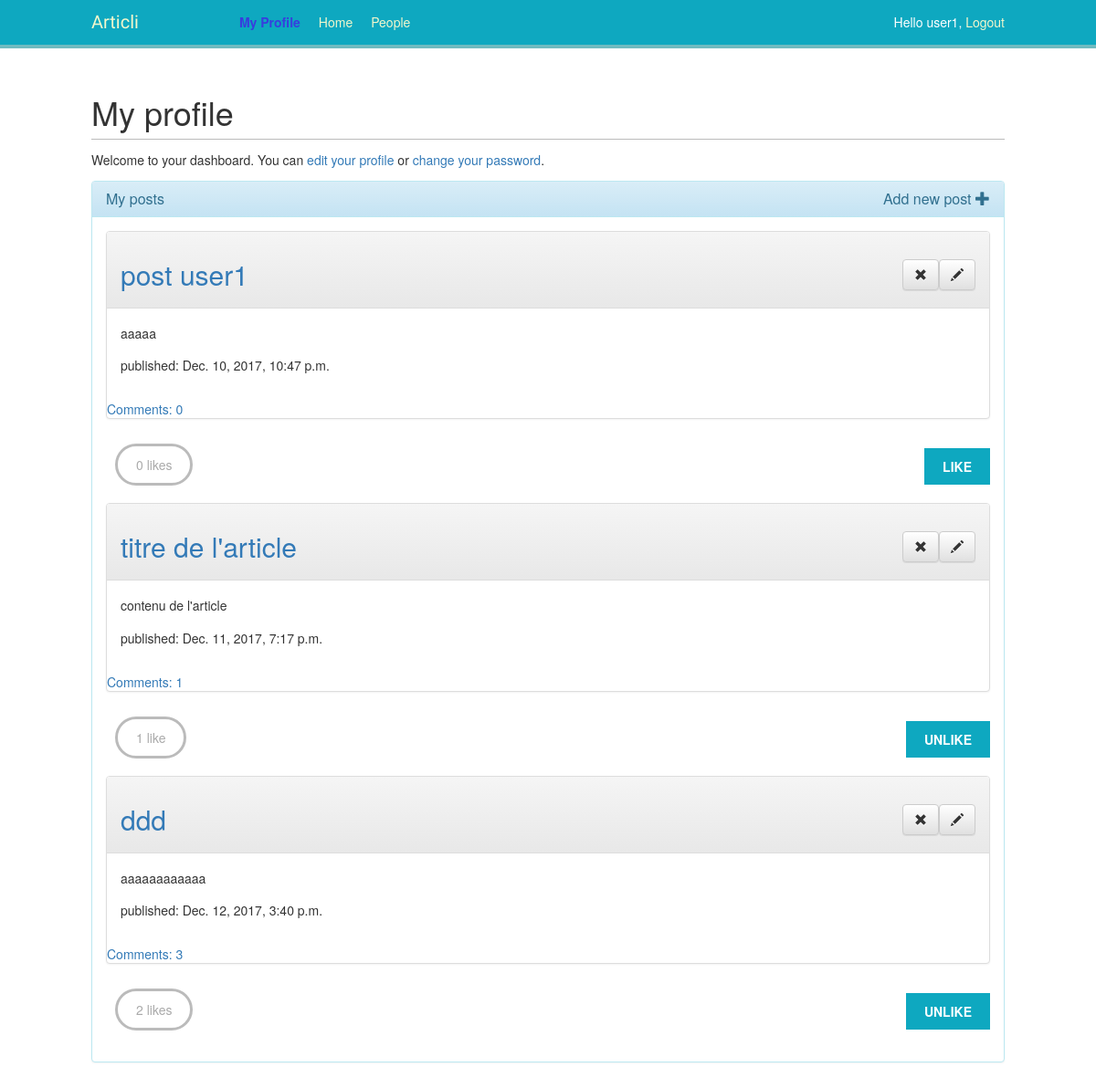
/account/ (signed in), run on the app's committed database.
### poste/models.py (models this page shows, shortened)
class Post(models.Model):
    author = models.ForeignKey('auth.User',related_name='posts_created')
    title = models.CharField(max_length=200)
    text = models.TextField()
    created_date = models.DateTimeField(
            default=timezone.now)
    published_date = models.DateTimeField(
            blank=True, null=True)
    users_like = models.ManyToManyField(settings.AUTH_USER_MODEL,
                                        related_name='posts_liked',
                                        blank=True)

### account/views.py (the view)
@login_required
def dashboard(request):
    posts = Post.objects.filter(author=request.user).order_by('published_date')
    actions = Action.objects.all().exclude(user=request.user)
    following_ids = request.user.following.values_list('id', flat=True)
    if following_ids:
        actions = actions.filter(user_id__in=following_ids).select_related('user', 'user__profile').prefetch_related('target')
    actions = actions[:10]
    return render(request, 'account/dashboard.html', {'section': 'dashboard',
                                                      'posts': posts,
                                                      'actions': actions})

### templates/account/dashboard.html (shortened to what this page needs)
{% extends "base.html" %}
{% block content %}
    <h1>My profile</h1>
    <p>Welcome to your dashboard. You can <a href="{% url "edit" %}">edit your profile</a> or <a href="{% url "password_change" %}">change your password</a>.</p>
    <div class="panel panel-info">
        <div class="panel-heading">
            <h3 class="panel-title">My posts
            {% if user.is_authenticated %}
                    <a href="{% url 'post_new' %}" class="top-menu" style="float: right"> Add new post <span class="glyphicon glyphicon-plus" ></span></a>
            {% endif %}
            </h3>
        </div>
        <div class="panel-body">
            {% for post in posts %}
                    <div class="panel panel-default">
                        <div class="panel-heading">
                            <h2><a href="{% url 'post_detail' pk=post.pk %}">{{ post.title }}</a>
                             <a  class="btn btn-default" href="{% url 'post_edit' pk=post.pk %} " class="top-menu" style="float: right" >
                                 <span class="glyphicon glyphicon-pencil"/>
                             </a>
                                <a class="btn btn-default" href="{% url 'post_remove' pk=post.pk %} " class="top-menu" style="float: right">
                                    <span class="glyphicon glyphicon-remove"></span>
                                </a>
                            </h2>
                        </div>
                        <div class="panel-body">
                            <p>{{ post.text|linebreaksbr }}</p>
                            <p>published: {{ post.published_date }}</p>
                        </div>
                     <a href="{% url 'post_detail' pk=post.pk %}">Comments: {{ post.comments.count }}</a>
                    </div>
                    {% with total_likes=post.users_like.count users_like=post.users_like.all %}
                        <div class="image-info">
                            <div>
                        <span class="count">
                            <span class="total">{{ total_likes }}</span>
                            like{{ total_likes|pluralize }}
                        </span>
                                <a href="#" data-id="{{ post.id }}" data-action="{% if request.user in users_like %}un{% endif %}like" class="like button">
                                    {% if request.user not in users_like %}
                                        Like
                                    {% else %}
                                        Unlike
                                    {% endif %}
                                </a>
                            </div>
                        </div>
                    {% endwith %}
            {% endfor %}
        </div>
    </div>
{% endblock %}

### templates/base.html (shortened to what this page needs)
{% load staticfiles %}
{% load thumbnail %}
<!DOCTYPE html>
<html>
<head>
    <link href="{% static "css/base.css" %}" rel="stylesheet">
    <link rel="stylesheet" href="//maxcdn.bootstrapcdn.com/bootstrap/3.2.0/css/bootstrap.min.css">
    <link rel="stylesheet" href="//maxcdn.bootstrapcdn.com/bootstrap/3.2.0/css/bootstrap-theme.min.css">
</head>
<body>
    <div id="header">
        <span class="logo"><a href="{% url "dashboard" %}">Articli</a></span>
        {% if request.user.is_authenticated %}
        <ul class="menu">
            <li {% if section == "dashboard" %}class="selected"{% endif %}><a href="{% url "dashboard" %}">My Profile</a></li>
            <li {% if section == "posts" %}class="selected"{% endif %}><a href="{% url "post_list" %}">Home</a></li>
            <li {% if section == "people" %}class="selected"{% endif %}><a href="{% url "user_list" %}">People</a></li>
        </ul>
        {% endif %}
        <span class="user">
        {% if request.user.is_authenticated %}
            Hello {{ request.user.first_name }}, <a href="{% url "logout" %}">Logout</a>
        {% else %}
            <a href="{% url "login" %}">Log-in</a>
        {% endif %}
        </span>
    </div>
    <div id="content">
        {% block content %}
        {% endblock %}
    </div>
</body>
</html>

### account/static/css/base.css (style rules this page uses)
body { margin:0; padding:0; font-family:helvetica, sans-serif; }
p { line-height: 1.8; }
a { color: #0ea8c0; text-decoration:none; }
h1, h2, h3, h4, h5 , h6 { font-family: 'Muli', sans-serif; font-weight:normal; }
h1 { border-bottom:1px solid #bbb; padding:0 0 10px 0; margin:10px 0 20px 0; }
h2 { margin:30px 0 20px; }
#header { padding:10px 100px; font-size:14px; background: #0ea8c0; color:#fff; border-bottom:4px solid #70bbc0; overflow:auto; }
#header .logo { font-family: 'Muli', sans-serif; float:left; color:#f3f7cc; font-size:20px; margin-right:10%; }
#header ul.menu { list-style:none; float:left; margin:0; padding:0; }
#header ul.menu li { float:left; padding:4px 10px; }
#header ul.menu li.selected a, #header ul.menu li.selected a:hover { color: #373edd; font-weight:bold; }
#header a { color:#f3f7cc; }
#header .user { float:right; padding-top:4px; }
#content { padding:30px 100px; }
input[type=submit], a.button { font-weight:bold; background: #0ea8c0; color:#fff; padding:10px 20px; font-size:14px; text-transform:uppercase; }
.image-info div { padding:20px 0; overflow:auto; }
.count { color:#aaa; border:3px solid #bbb; border-radius:26px; padding:10px 20px; margin:20px 10px 0; }
a.like, a.follow { float:right; margin-top:-8px; }

### data on the page
Post: title "post user1", text "aaaaa", published_date "Dec. 10, 2017, 10:47 p.m.", comments.count "0", users_like.count "0", shows "LIKE"
Post: title "titre de l'article", text "contenu de l'article", published_date "Dec. 11, 2017, 7:17 p.m.", comments.count "1", users_like.count "1", shows "UNLIKE"
Post: title "ddd", text "aaaaaaaaaaaa", published_date "Dec. 12, 2017, 3:40 p.m.", comments.count "3", users_like.count "2", shows "UNLIKE"

### other printed values
{{ request.user.first_name }} "user1"
